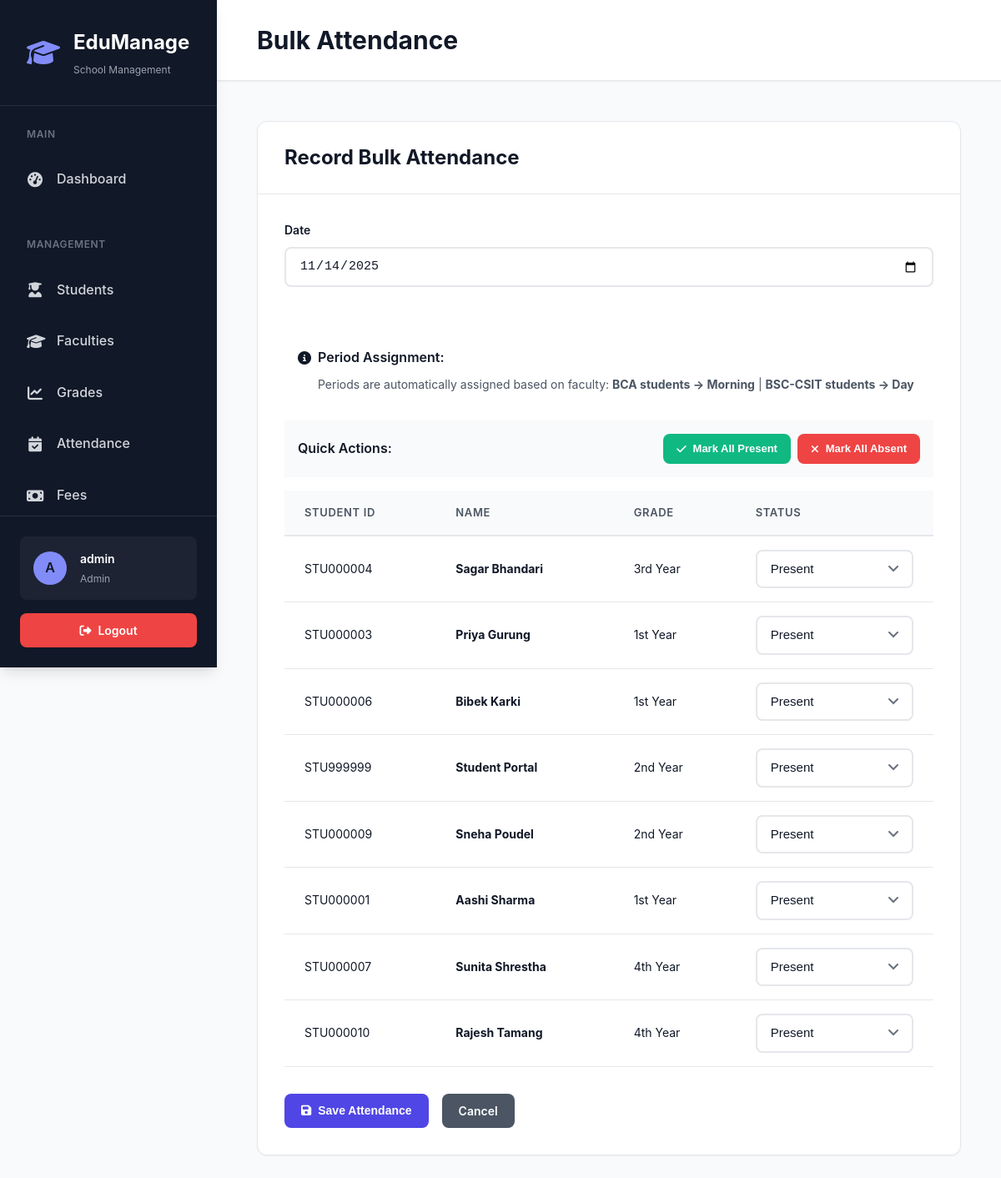
/attendance/bulk (signed in), run on an earlier commit of the app's database.
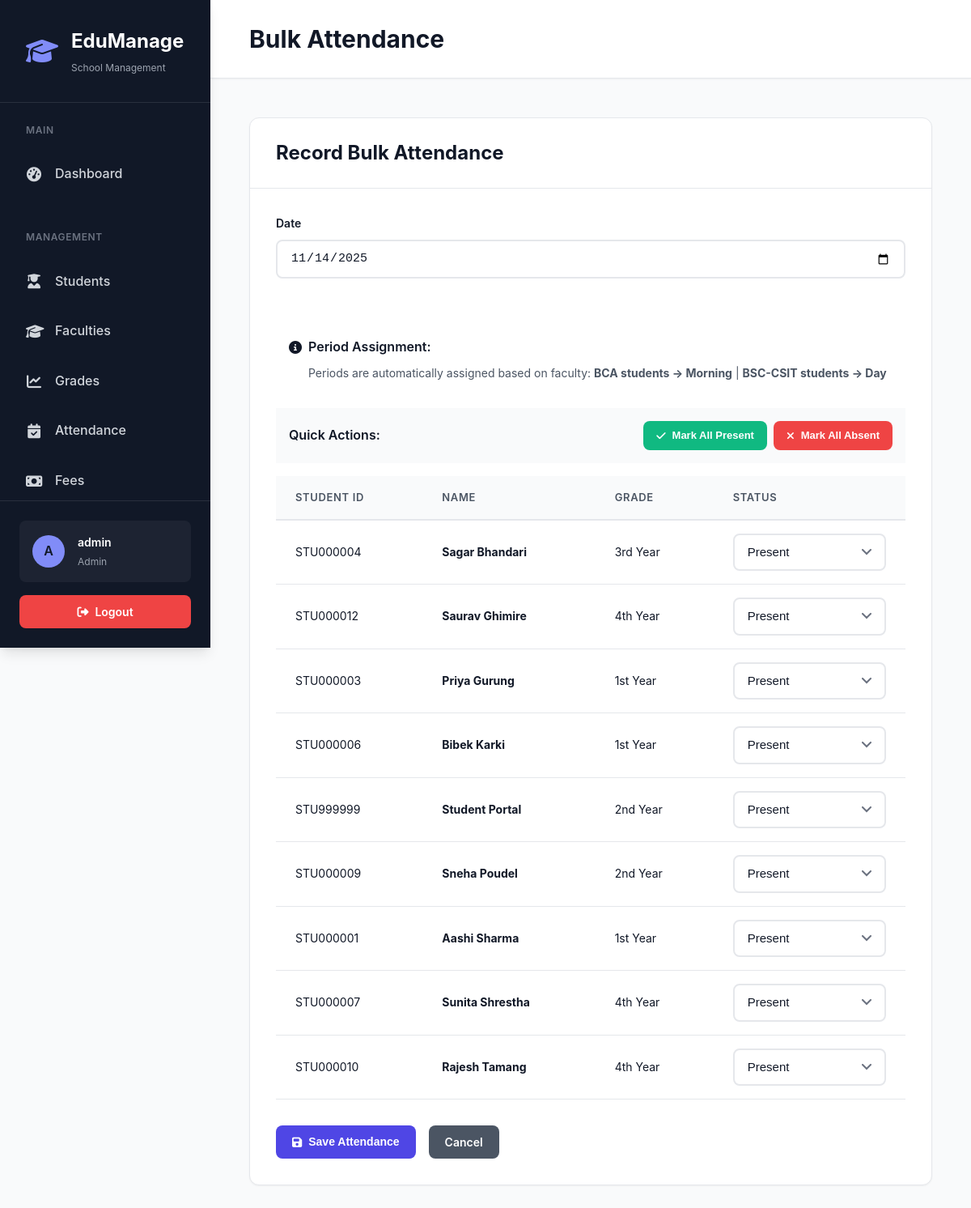
And on a later commit of the database.
### models.py (models this page shows, shortened)
class Student(db.Model):
    __tablename__ = 'student'
    __table_args__ = (
        Index('idx_student_name', 'last_name', 'first_name'),
        Index('idx_student_status', 'status'),
        Index('idx_student_grade', 'grade_level'),
    )
    id = db.Column(db.Integer, primary_key=True)
    student_id = db.Column(db.String(20), unique=True, nullable=False, index=True)
    first_name = db.Column(db.String(50), nullable=False)
    last_name = db.Column(db.String(50), nullable=False)
    email = db.Column(db.String(120), unique=True, nullable=False, index=True)
    password_hash = db.Column(db.String(255))  # For student portal login
    phone = db.Column(db.String(20))
    date_of_birth = db.Column(db.Date, nullable=False)
    gender = db.Column(db.String(10), nullable=False)
    address = db.Column(db.Text)
    city = db.Column(db.String(50))
    state = db.Column(db.String(50))
    zip_code = db.Column(db.String(10))
    emergency_contact = db.Column(db.String(100))
    emergency_phone = db.Column(db.String(20))
    parent_email = db.Column(db.String(120))
    grade_level = db.Column(db.String(20), nullable=False)
    enrollment_date = db.Column(db.Date, default=datetime.utcnow)
    graduation_year = db.Column(db.Integer)
    status = db.Column(db.String(20), default='active', index=True)  # active, inactive, graduated, transferred
    gpa = db.Column(db.Float, default=0.0)
    photo_filename = db.Column(db.String(255))
    medical_info = db.Column(db.Text)  # Medical conditions or allergies
    notes = db.Column(db.Text)  # Additional notes
    created_at = db.Column(db.DateTime, default=datetime.utcnow)
    updated_at = db.Column(db.DateTime, default=datetime.utcnow, onupdate=datetime.utcnow)
    grades = db.relationship('Grade', backref='student', lazy='dynamic', cascade='all, delete-orphan')
    attendance_records = db.relationship('Attendance', backref='student', lazy='dynamic', cascade='all, delete-orphan')
    enrollments = db.relationship('Enrollment', backref='student', lazy='dynamic', cascade='all, delete-orphan')
    assignments = db.relationship('Assignment', backref='student', lazy='dynamic', cascade='all, delete-orphan')
    @property
    def full_name(self):
        return f"{self.first_name} {self.last_name}"

### app.py (the view, shortened to what this page needs)
@app.route('/attendance/bulk', methods=['GET', 'POST'])
@login_required
@teacher_or_admin_required
def bulk_attendance():
    students = Student.query.filter_by(status='active').order_by(Student.last_name, Student.first_name).all()
    today = datetime.now().strftime('%Y-%m-%d')
    return render_template('attendance/bulk_form.html', students=students, today=today)

### app.py (called while the page is built, shortened)
@login_manager.user_loader
def load_user(user_id):
    return User.query.get(int(user_id))

def teacher_or_admin_required(f):
    @wraps(f)
    def decorated_function(*args, **kwargs):
        if not current_user.is_authenticated or current_user.role not in ['admin', 'teacher']:
            flash('Teacher or Administrator access required.', 'error')
            return redirect(url_for('dashboard'))
        return f(*args, **kwargs)
    return decorated_function

### templates/attendance/bulk_form.html (shortened to what this page needs)
{% extends 'base.html' %}
{% block page_title %}Bulk Attendance{% endblock %}
{% block content %}
<div class="content animate-fade-in-up">
    <div class="card">
        <div class="card-header">
            <h2 class="card-title">Record Bulk Attendance</h2>
        </div>
        <div class="card-body">
            <form method="POST">
                <div style="display: grid; grid-template-columns: 1fr; gap: 1rem; margin-bottom: 2rem;">
                    <div class="form-group">
                        <label class="form-label">Date</label>
                        <input type="date" name="date" class="form-control" value="{{ today }}" required>
                    </div>
                </div>
                <div style="margin-bottom: 1rem; padding: 1rem; background: var(--bg-info); border-radius: var(--radius-md); border-left: 4px solid var(--primary-color);">
                    <div style="display: flex; align-items: center; gap: 0.5rem;">
                        <i class="fas fa-info-circle" style="color: var(--primary-color);"></i>
                        <span style="font-weight: 600; color: var(--primary-color);">Period Assignment:</span>
                    </div>
                    <p style="margin: 0.5rem 0 0 1.5rem; color: var(--text-secondary); font-size: 0.875rem;">
                        Periods are automatically assigned based on faculty: <strong>BCA students → Morning</strong> | <strong>BSC-CSIT students → Day</strong>
                    </p>
                </div>
                <div style="margin-bottom: 1rem; padding: 1rem; background: var(--bg-secondary); border-radius: var(--radius-md);">
                    <div style="display: flex; gap: 1rem; justify-content: space-between; align-items: center;">
                        <span style="font-weight: 600;">Quick Actions:</span>
                        <div style="display: flex; gap: 0.5rem;">
                            <button type="button" class="btn btn-sm btn-success" onclick="markAll('present')">
                                <i class="fas fa-check"></i> Mark All Present
                            </button>
                            <button type="button" class="btn btn-sm btn-danger" onclick="markAll('absent')">
                                <i class="fas fa-times"></i> Mark All Absent
                            </button>
                        </div>
                    </div>
                </div>
                <table class="table">
                    <thead>
                        <tr>
                            <th>Student ID</th>
                            <th>Name</th>
                            <th>Grade</th>
                            <th>Status</th>
                        </tr>
                    </thead>
                    <tbody>
                        {% for student in students %}
                        <tr>
                            <td>{{ student.student_id }}</td>
                            <td><strong>{{ student.full_name }}</strong></td>
                            <td>{{ student.grade_level }}</td>
                            <td>
                                <select name="status_{{ student.id }}" class="form-control status-select" required>
                                    <option value="present">Present</option>
                                </select>
                            </td>
                        </tr>
                        {% endfor %}
                    </tbody>
                </table>
                <div style="display: flex; gap: 1rem; margin-top: 2rem;">
                    <button type="submit" class="btn btn-primary">
                        <i class="fas fa-save"></i> Save Attendance
                    </button>
                    <a href="{{ url_for('attendance') }}" class="btn btn-secondary">Cancel</a>
                </div>
            </form>
        </div>
    </div>
</div>
{% endblock %}

What changed in the data, as far as the page shows it:
added Student: student_id "STU000012", full_name "Saurav Ghimire", grade_level "4th Year", id "Present"
